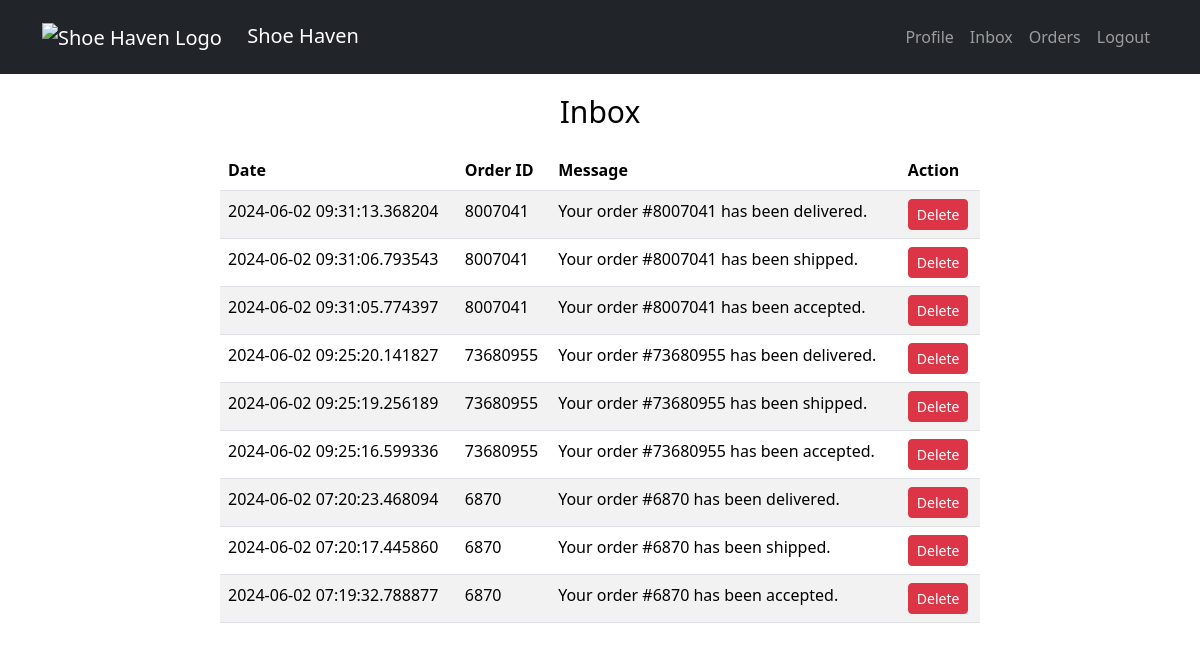
Screenshot of /PROJECT101/inbox.php (signed in) with the database file from the repository.
### tables this page shows
CREATE TABLE `inbox` (
  `user_id` int(225) NOT NULL,
  `order_id` int(255) NOT NULL,
  `message` varchar(255) NOT NULL,
  `date_sent` timestamp(6) NOT NULL DEFAULT current_timestamp(6) ON UPDATE current_timestamp(6)
);

### PROJECT101/inbox.php (the view, shortened to what this page needs)
<?php
include 'connection.php';
$user_id = $_SESSION['user_id'];
$sqlInbox = "SELECT * FROM `inbox` WHERE user_id = '$user_id' ORDER BY date_sent DESC";
$resultInbox = $con->query($sqlInbox);
?>
<!DOCTYPE html>
<html lang="en">
<head>
   <link href="https://cdn.jsdelivr.net/npm/bootstrap@5.3.3/dist/css/bootstrap.min.css" rel="stylesheet">
   <link rel="stylesheet" href="bootstrap-5.3.2-dist/css/bootstrap.css">
   <link rel="stylesheet" href="https://cdnjs.cloudflare.com/ajax/libs/font-awesome/6.0.0/css/all.min.css">
</head>
<body>
<nav class="navbar navbar-expand-lg navbar-dark bg-dark py-3">
        <div class="container">
            <a class="navbar-brand" href="product.php">
                <img src="images/shoe-haven-high-resolution-logo-transparent.png" width="50" height="50" alt="Shoe Haven Logo">
                Shoe Haven
            </a>
            <div class="collapse navbar-collapse">
                <ul class="navbar-nav ms-auto">
                    <li class="nav-item">
                        <a class="nav-link" href="user_prof.php">Profile</a>
                    </li>
                    <li class="nav-item">
                        <a class="nav-link" href="inbox.php">Inbox</a>
                    </li>
                    <li class="nav-item">
                        <a class="nav-link" href="order.php">Orders</a>
                    </li>
                    <li class="nav-item">
                        <a class="nav-link" href="logout.php">Logout</a>
                    </li>
                </ul>
            </div>
        </div>
</nav>
<div class="inbox-container">
    <h1 class="inbox-header">Inbox</h1>
    <div class="table-container">
        <table class="table table-striped">
            <thead>
                <tr>
                    <th>Date</th>
                    <th>Order ID</th>
                    <th>Message</th>
                    <th>Action</th>
                </tr>
            </thead>
            <tbody>
                <?php
                if ($resultInbox->num_rows > 0) {
                    while ($row = $resultInbox->fetch_assoc()) {
                        ?>
                        <tr>
                            <td><?= $row["date_sent"] ?></td>
                            <td><?= $row["order_id"] ?></td>
                            <td><?= $row["message"] ?></td>
                            <td>
                                <form method="post" style="display:inline;">
                                    <button type="submit" name="delete_message" class="btn btn-danger btn-sm" onclick="return confirm('Are you sure you want to delete this message?');">Delete</button>
                                </form>
                            </td>
                        </tr>
                        <?php
                    }
                } else {
                    echo "<tr><td colspan='4'>No messages to display</td></tr>";
                }
                ?>
            </tbody>
        </table>
    </div>
</div>
</body>
</html>

### PROJECT101/inbox.php (style rules this page uses)
.navbar-brand img { margin-right: 20px; }
.inbox-container { max-width: 800px; margin: 0 auto; padding: 20px; }
.inbox-header { font-size: 30px; color: black; text-align: center; margin-bottom: 20px; }
.table-container { display: flex; justify-content: center; }

### rows the page displays
inbox: date_sent "2024-06-02 09:31:13.368204", order "8007041", message "Your order #8007041 has been delivered."
inbox: date_sent "2024-06-02 09:31:06.793543", order "8007041", message "Your order #8007041 has been shipped."
inbox: date_sent "2024-06-02 09:31:05.774397", order "8007041", message "Your order #8007041 has been accepted."
inbox: date_sent "2024-06-02 09:25:20.141827", order "73680955", message "Your order #73680955 has been delivered."
inbox: date_sent "2024-06-02 09:25:19.256189", order "73680955", message "Your order #73680955 has been shipped."
inbox: date_sent "2024-06-02 09:25:16.599336", order "73680955", message "Your order #73680955 has been accepted."
inbox: date_sent "2024-06-02 07:20:23.468094", order "6870", message "Your order #6870 has been delivered."
inbox: date_sent "2024-06-02 07:20:17.445860", order "6870", message "Your order #6870 has been shipped."
inbox: date_sent "2024-06-02 07:19:32.788877", order "6870", message "Your order #6870 has been accepted."
